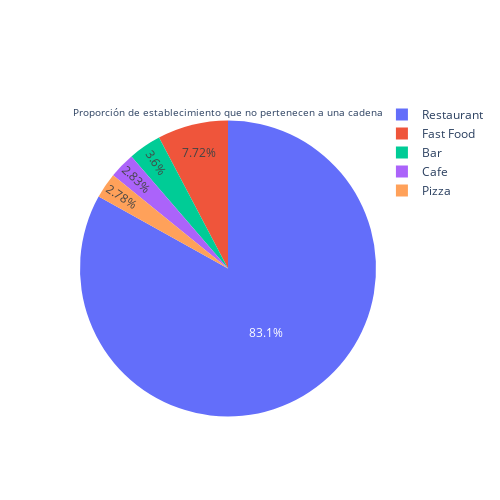

Notebook code for this chart:
### Code cell
fig = go.Figure(data=[go.Pie(labels=nochain_prop.tipo_local, values=nochain_prop.cantidad_local,
                             title="Proporción de establecimiento que no pertenecen a una cadena")])
fig.update_layout(width=500,height=500)
fig.show()

### Figure 1 — Plotly figure (JSON) as saved in the notebook; plotly's stock layout.template omitted (floating-point values rounded to 4 significant figures)
{"data": [{"labels": ["Restaurant", "Fast Food", "Bar", "Cafe", "Pizza"], "title": {"text": "Proporción de establecimiento que no pertenecen a una cadena"}, "type": "pie", "values": [4961, 461, 215, 169, 166]}], "layout": {"height": 500, "width": 500}}
